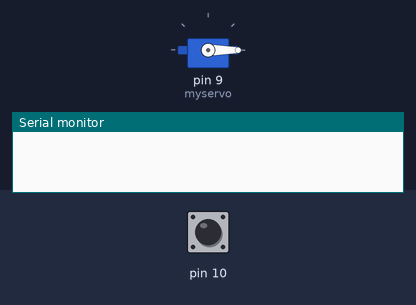
Bench run of a sketch on a simulated Arduino Uno, built with avr-gcc and run on an emulated ATmega328P. On the bench: servo, the last lines printed to the serial monitor. Inputs (shaded band) come from the test bench; at power-on: pin 10 HIGH.

Above: at 1.3 s.
1.4 s: pin 10 pulled LOW for 0.15 s
4.5 s: pin 10 pulled LOW for 1 s
At 7.99 s:
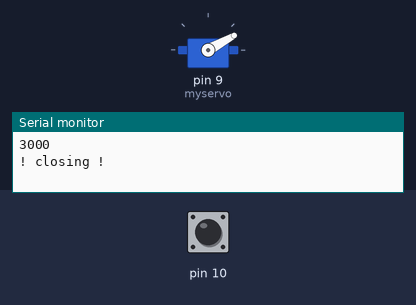
11.5 s: pin 10 driven LOW
14.5 s: pin 10 driven HIGH
At 15.0 s:
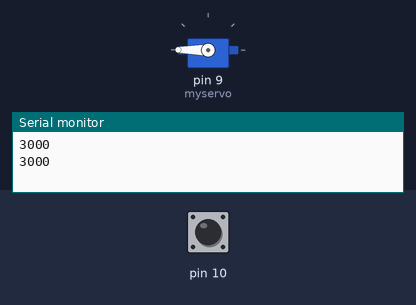
Timing chart, 0 to 17.0 s (numbered marks = the images above; inputs shaded):
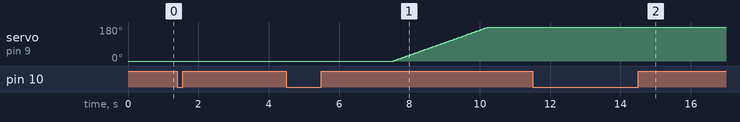

Measured:
- after the input at 14.5 s, servo on pin 9 (myservo): stays 180° (without the input it goes to 179° after 0.27 s)

The sketch:

claw-apsc101.ino
```cpp
#include <Servo.h>;
Servo myservo;

long prevmillis = 0;
long interval = 3000;
int toClose = 0;
int toOpen = 0;
int switchClosed = 0;
int clawClosed = 0;
void setup() {
  Serial.begin(9600);
  pinMode(10, INPUT_PULLUP);
  myservo.attach(9);
  myservo.write(0);
  //prevmillis = millis();
}

void loop() {
  //Serial.println(digitalRead(10));
  delay(250);
  if (digitalRead(10) && switchClosed) {
    switchClosed = 0;
    toOpen = 1;
    delay(10);
    Serial.println("|| switch went from closed to open (lifted up) ||");
  }
  if (!digitalRead(10) && !switchClosed) {
    if (clawClosed) {
      toOpen = 1;
      toClose = 0;
    } else {
      toOpen = 0;
      toClose = 1;
    }
    switchClosed = 1;
    setTimer();
    Serial.println("-- switch went from open to closed --");
  }
  if (interval < (millis() - prevmillis)) {
    Serial.println(interval);
    //Serial.println();
    if (toClose) {
      Serial.println("! closing !");
      closeClaw();
      toClose = 0;
      toOpen = 0;
      clawClosed = 1;
    }
    if (toOpen && !digitalRead(10)) {
      Serial.println("! opening !");
      openClaw();
      toOpen = 0;
      toClose = 0;
      clawClosed = 0;
    }
  }
}
void setTimer(){
  prevmillis = millis();
}
void closeClaw(){
  for(int pos = 0; pos <= 180; pos += 1){
    myservo.write(pos);
    delay(15);
  }
}

void openClaw(){
  for(int pos = 180; pos >= 0; pos -= 1){
    myservo.write(pos);
    delay(15);
  }
}
```
